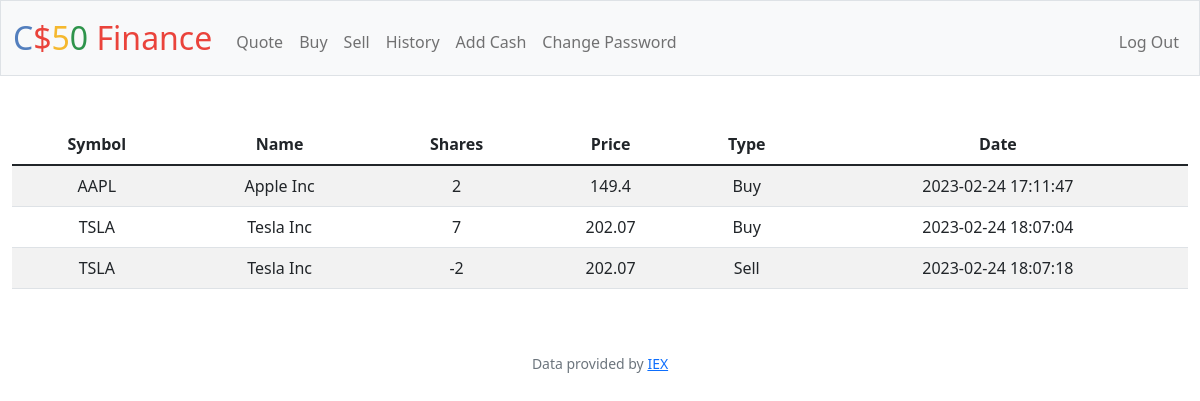
Screenshot of /history (signed in) with the database file from the repository.
### tables this page shows
CREATE TABLE transactions (
id INTEGER PRIMARY KEY AUTOINCREMENT NOT NULL,
user_id INTEGER NOT NULL,
name TEXT NOT NULL,
symbol TEST NOT NULL,
shares INTEGER NOT NULL,
price NUMERIC NOT NULL,
date TIMESTAMP NOT NULL,
type TEXT NOT NULL,
FOREIGN KEY (user_id) REFERENCES users(id)
);

### app.py (the view)
@app.route("/history")
@login_required
def history():
    user_id = session["user_id"]
    transactions_db = db.execute("SELECT * FROM transactions WHERE user_id = ?", user_id)
    return render_template("history.html", transactions=transactions_db)

### app.py (called while the page is built)
@app.after_request
def after_request(response):
    response.headers["Cache-Control"] = "no-cache, no-store, must-revalidate"
    response.headers["Expires"] = 0
    response.headers["Pragma"] = "no-cache"
    return response

### helpers.py (called while the page is built)
def login_required(f):
    @wraps(f)
    def decorated_function(*args, **kwargs):
        if session.get("user_id") is None:
            return redirect("/login")
        return f(*args, **kwargs)
    return decorated_function

### templates/history.html (shortened to what this page needs)
{% extends "layout.html" %}
{% block main %}
    <table class="table table-striped">
        <thead>
            <tr>
                <th scope="col">Symbol</th>
                <th scope="col">Name</th>
                <th scope="col">Shares</th>
                <th scope="col">Price</th>
                <th scope="col">Type</th>
                <th scope="col">Date</th>
            </tr>
        </thead>
        <tbody>
            {% for row in transactions %}
                <tr>
                    <td>{{ row["symbol"] }}</td>
                    <td>{{ row["name"] }}</td>
                    <td>{{ row["shares"] }}</td>
                    <td>{{ row["price"] }}</td>
                    <td>{{ row["type"] }}</td>
                    <td>{{ row["date"] }}</td>
                </tr>
            {% endfor %}
        </tbody>
    </table>
{% endblock %}

### templates/layout.html (shortened to what this page needs)
<!DOCTYPE html>
<html lang="en">
    <head>
        <link href="https://cdn.jsdelivr.net/npm/bootstrap@5.1.3/dist/css/bootstrap.min.css" rel="stylesheet">
        <link href="/static/styles.css" rel="stylesheet">
        <link href="https://cdn.jsdelivr.net/npm/bootstrap@5.2.3/dist/css/bootstrap.min.css" rel="stylesheet">
    </head>
    <body>
        <nav class="bg-light border navbar navbar-expand-md navbar-light">
            <div class="container-fluid">
                <a class="navbar-brand" href="/"><span class="blue">C</span><span class="red">$</span><span class="yellow">5</span><span class="green">0</span> <span class="red">Finance</span></a>
                <div class="collapse navbar-collapse" id="navbar">
                    {% if session["user_id"] %}
                        <ul class="navbar-nav me-auto mt-2">
                            <li class="nav-item"><a class="nav-link" href="/quote">Quote</a></li>
                            <li class="nav-item"><a class="nav-link" href="/buy">Buy</a></li>
                            <li class="nav-item"><a class="nav-link" href="/sell">Sell</a></li>
                            <li class="nav-item"><a class="nav-link" href="/history">History</a></li>
                            <li class="nav-item"><a class="nav-link" href="/add_cash">Add Cash</a></li>
                            <li class="nav-item"><a class="nav-link" href="/change_pwd">Change Password</a></li>
                        </ul>
                        <ul class="navbar-nav ms-auto mt-2">
                            <li class="nav-item"><a class="nav-link" href="/logout">Log Out</a></li>
                        </ul>
                    {% else %}
                        <ul class="navbar-nav ms-auto mt-2">
                            <li class="nav-item"><a class="nav-link" href="/register">Register</a></li>
                            <li class="nav-item"><a class="nav-link" href="/login">Log In</a></li>
                        </ul>
                    {% endif %}
                </div>
            </div>
        </nav>
        <main class="container-fluid py-5 text-center">
            {% block main %}{% endblock %}
        </main>
        <footer class="mb-5 small text-center text-muted">
            Data provided by <a href="https://iexcloud.io/">IEX</a>
        </footer>
    </body>
</html>

### static/styles.css (style rules this page uses)
nav .navbar-brand { font-size: xx-large; }
nav .navbar-brand .blue { color: #537fbe; }
nav .navbar-brand .red { color: #ea433b; }
nav .navbar-brand .yellow { color: #f5b82e; }
nav .navbar-brand .green { color: #2e944b; }

### rows the page displays
transactions: symbol "AAPL", name "Apple Inc", shares "2", price "149.4", type "Buy", date "2023-02-24 17:11:47"
transactions: symbol "TSLA", name "Tesla Inc", shares "7", price "202.07", type "Buy", date "2023-02-24 18:07:04"
transactions: symbol "TSLA", name "Tesla Inc", shares "-2", price "202.07", type "Sell", date "2023-02-24 18:07:18"
